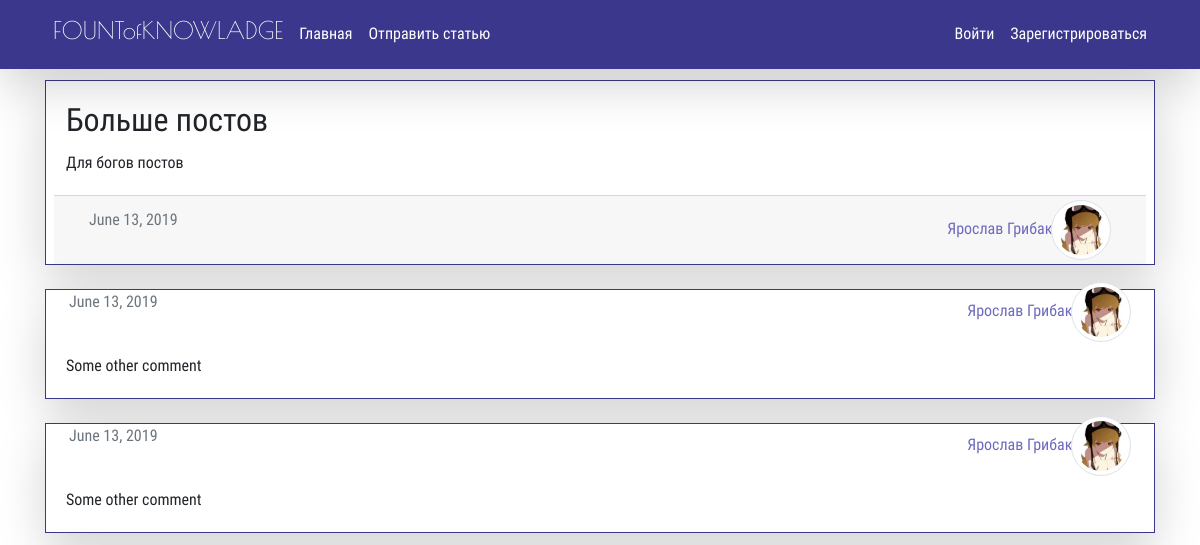
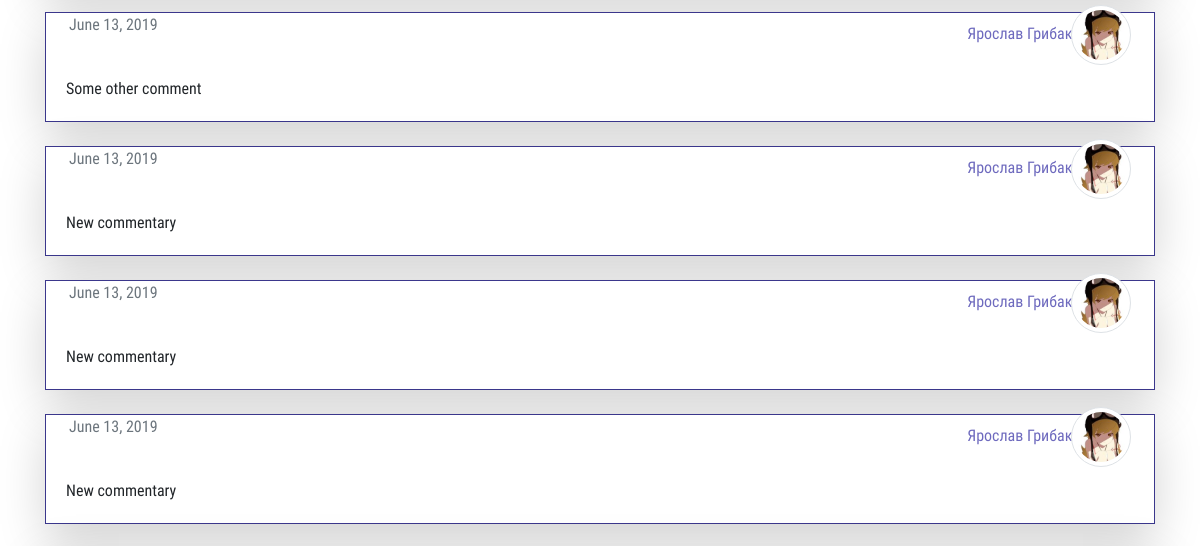
The page /post/9/ (upper part) on the database as committed earlier (2 pictures, top to bottom).
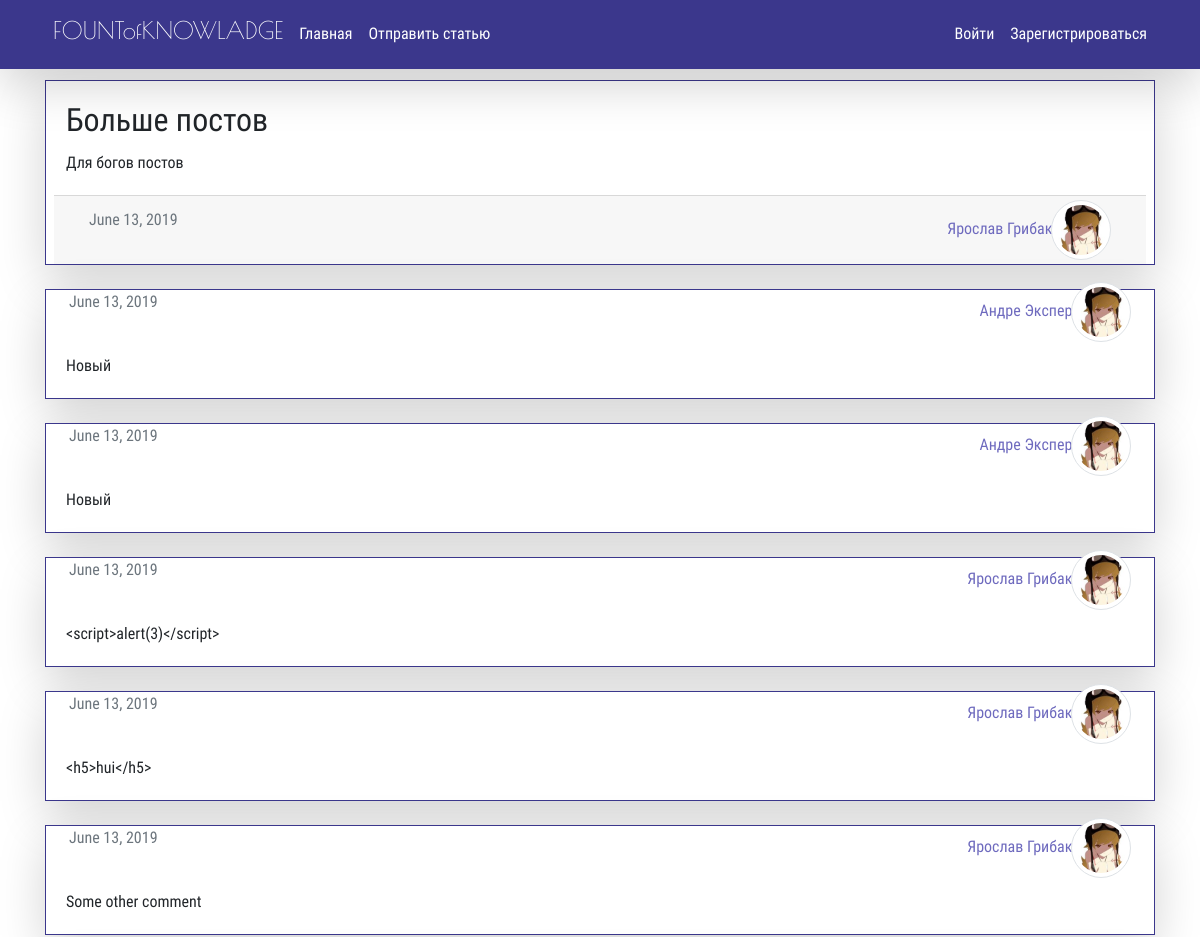
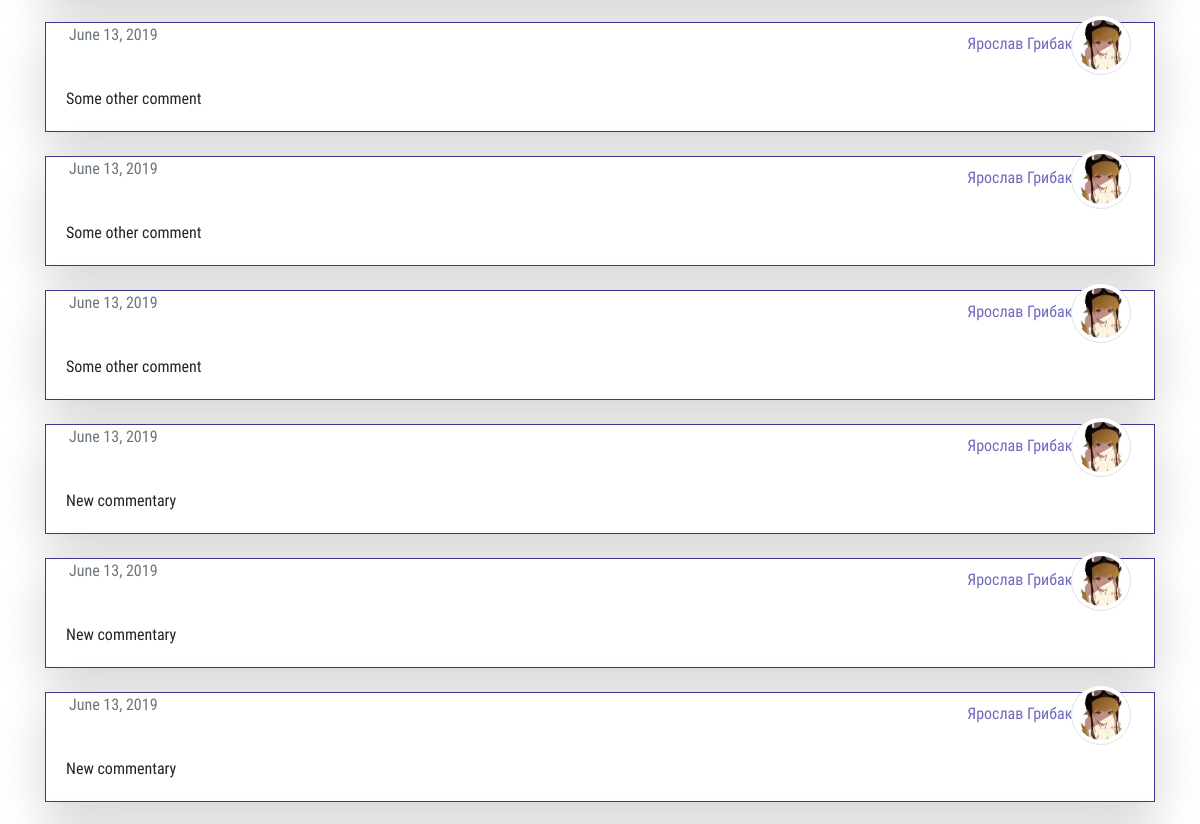
The same page on the database as committed later (2 pictures, top to bottom).
### blog/models.py (models this page shows, shortened)
class Post(models.Model):
	title = models.CharField(max_length=100)
	content = models.TextField()
	date = models.DateTimeField(default=timezone.now)
	author = models.ForeignKey(User, on_delete=models.CASCADE)
	class Meta:
		ordering = ["-date"]

class Comment(models.Model):
	content = models.TextField()
	date = models.DateTimeField(default=timezone.now)
	author = models.ForeignKey(User, on_delete=models.CASCADE)
	post = models.ForeignKey(Post, on_delete=models.CASCADE)
	class Meta:
		ordering = ["-date"]

### users/models.py (models this page shows, shortened)
class Profile(models.Model):
	user = models.OneToOneField(User, on_delete=models.CASCADE, null=True)
	image = models.ImageField(default='default.png', upload_to='profile_pics')
	position = models.CharField(
		choices = [('Студент', 'Студент'),
			('Преподаватель', 'Преподаватель'),
			('Ученый', 'Ученый'),
			('Другая', 'Другая')
		],
		default = 'Другая',
		max_length = 20
	)
	access = models.CharField(
		choices = [('standart', 'standart'),
			('moderator', 'moderator'),
			('admin', 'admin')
		],
		default = 'standart',
		max_length = 20
	)

### blog/views.py (the view)
# urls.py: path('post/<pk>/', views.post_detail, name='post-detail'),
def post_detail(request, pk=None):
	post = Post.objects.get(id__exact=pk)
	if request.method == 'POST':
		form = CommentForm(request.POST)
		if form.is_valid():
			form.save(request.user, post)
	else:
		form = CommentForm()
	return render(request, 'blog/post_detail.html', {
		'object': post, 'form': form, 'comments': post.comment_set.all()
	})

### blog/templates/blog/post_detail.html (shortened to what this page needs)
{% extends 'blog/base.html' %}
{% load crispy_forms_tags %}
{% block content %}
	<div class="card mb-4 shadow-lg">
		<div class="card-body">
			<h2 class="card-title">{{ object.title }}</h2>
			<p class="card-text">{{ object.content }}</p>
		</div>
		<div class="card-footer text-muted row mx-2">
			<div class="col">
				{{ object.date|date:"F d, Y" }}
			</div>
			<div class="col float-right text-right">
				<a href="{% url 'user-detail' object.author.profile.id %}">{{ object.author.first_name }} {{ object.author.last_name }}</a>
				<img class="preview-image img-thumbnail rounded-circle" src="{{ object.author.profile.image.url }}">
			</div>
		</div>
	</div>
	{% for comment in comments %}
		<div class="card mb-4 shadow-lg">
			<div class="text-muted row mx-2">
				<div class="col">
					{{ comment.date|date:"F d, Y" }}
				</div>
				<div class="col float-right text-right">
					<a href="{% url 'user-detail' object.author.profile.id %}">{{ comment.author.first_name }} {{ comment.author.last_name }}</a>
					<img class="preview-image img-thumbnail rounded-circle" src="{{ object.author.profile.image.url }}">
				</div>
			</div>
			<div class="card-body">
				<p class="card-text">{{ comment.content }}</p>
			</div>
		</div>
	{% endfor %}
{% endblock content %}

### blog/templates/blog/base.html (shortened to what this page needs)
{% load static %}
<!DOCTYPE html>
<html lang="en">
<head>
	<link href="{% static 'blog/bootstrap.min.css' %}" rel="stylesheet">
	<link href="{% static 'blog/main.css' %}" rel="stylesheet">
</head>
<body>
	<nav class="navbar navbar-expand-lg navbar-dark bg-blue fixed-top shadow-lg">
		<div class="container">
			<div class="collapse navbar-collapse" id="navbarResponsive">
				<ul class="navbar-nav">
					<li class="nav-item">
						<a class="nav-link text-white" href="{% url 'blog-home' %}"><h4 class="logo">FOUNTofKNOWLADGE</h4></a>
					</li>
				</ul>
				<ul class="navbar-nav mr-auto">
					<li class="nav-item">
						<a class="nav-link text-white" href="{% url 'blog-home' %}">Главная
						</a>
					</li>
					<li class="nav-item">
						<a class="nav-link text-white" href="{% url 'post-create' %}">Отправить статью</a>
					</li>
				</ul>
				<ul class="navbar-nav ml-auto">
					{% if user.is_authenticated %}
						<li class="nav-item">
							<a class="nav-link text-white" href="{% url 'profile' %}">{{ user.username }}</a>
						</li>
						<li class="nav-item">
							<a class="nav-link text-white" href="{% url 'logout' %}">Выход</a>
						</li>
					{% else %}
						<li class="nav-item">
							<a class="nav-link text-white" href="{% url 'login' %}">Войти</a>
						</li>
						<li class="nav-item">
							<a class="nav-link text-white" href="{% url 'sign_up' %}">Зарегистрироваться</a>
						</li>
					{% endif %}
				</ul>
			</div>
		</div>
	</nav>
	<div class="container mt-4">
		<div class="row">
			<div class="col-md mb-4">
				{% block content %}{% endblock %}
			</div>
		</div>
	</div>
</body>
</html>

### blog/static/blog/main.css (style rules this page uses)
body { padding-top: 56px; }
* { font-family: Roboto-Regular; font-size: 12pt; border-radius: 0 !important; }
.preview-image { max-width: 60px; margin-top: -8px; margin-bottom: -8px; margin-left: -5px; height: auto; }
.bg-blue { background-color: #3B378C; }
.logo { font-family: PoiretOne-Regular; }
.card { border-color: #3B378C; border-width: 0.3px; }
a:link, a:visited { color: #6E6ABE; }

Rows that differ between the two databases and show on the page:
added Comment: date "June 13, 2019", author.first_name "Андре", author.last_name "Экспер", author.profile.image (picture), content "Новый"
added Comment: date "June 13, 2019", author.first_name "Андре", author.last_name "Экспер", author.profile.image (picture), content "Новый"
added Comment: date "June 13, 2019", author.first_name "Ярослав", author.last_name "Грибак", author.profile.image (picture), content "<script>alert(3)</script>"
added Comment: date "June 13, 2019", author.first_name "Ярослав", author.last_name "Грибак", author.profile.image (picture), content "<h5>hui</h5>"
added Comment: date "June 13, 2019", author.first_name "Ярослав", author.last_name "Грибак", author.profile.image (picture), content "Some other comment"
